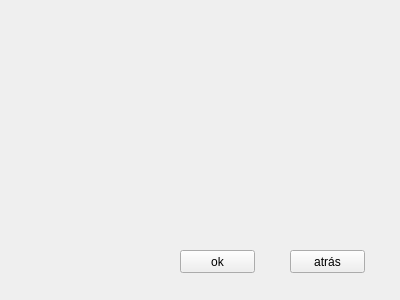
<?xml version="1.0" encoding="UTF-8"?>
<ui version="4.0">
 <class>BorrarDatos</class>
 <widget class="QWidget" name="BorrarDatos">
  <property name="geometry">
   <rect>
    <x>0</x>
    <y>0</y>
    <width>400</width>
    <height>300</height>
   </rect>
  </property>
  <property name="windowTitle">
   <string>Form</string>
  </property>
  <widget class="QPushButton" name="btnatras6">
   <property name="geometry">
    <rect>
     <x>290</x>
     <y>250</y>
     <width>75</width>
     <height>23</height>
    </rect>
   </property>
   <property name="text">
    <string>atrás</string>
   </property>
  </widget>
  <widget class="QPushButton" name="btnguardar4">
   <property name="geometry">
    <rect>
     <x>180</x>
     <y>250</y>
     <width>75</width>
     <height>23</height>
    </rect>
   </property>
   <property name="text">
    <string>ok</string>
   </property>
  </widget>
 </widget>
 <resources/>
 <connections/>
</ui>
